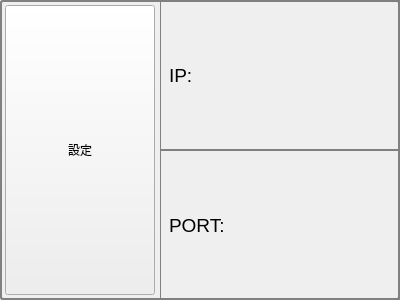
<?xml version="1.0" encoding="UTF-8"?>
<ui version="4.0">
 <class>ItemSetting</class>
 <widget class="QWidget" name="ItemSetting">
  <property name="geometry">
   <rect>
    <x>0</x>
    <y>0</y>
    <width>400</width>
    <height>300</height>
   </rect>
  </property>
  <property name="windowTitle">
   <string>Form</string>
  </property>
  <layout class="QGridLayout" name="gridLayout">
   <property name="leftMargin">
    <number>0</number>
   </property>
   <property name="topMargin">
    <number>0</number>
   </property>
   <property name="rightMargin">
    <number>0</number>
   </property>
   <property name="bottomMargin">
    <number>0</number>
   </property>
   <item row="0" column="0">
    <widget class="QWidget" name="w0" native="true">
     <property name="minimumSize">
      <size>
       <width>121</width>
       <height>40</height>
      </size>
     </property>
     <property name="maximumSize">
      <size>
       <width>16777215</width>
       <height>400</height>
      </size>
     </property>
     <property name="styleSheet">
      <string notr="true">QWidget#w0{ border: 2px solid gray;
    border-radius: 3px;
    padding: 1px 18px 1px 3px;
    min-width: 6em;}</string>
     </property>
     <layout class="QGridLayout" name="gridLayout_4">
      <property name="leftMargin">
       <number>0</number>
      </property>
      <property name="topMargin">
       <number>0</number>
      </property>
      <property name="rightMargin">
       <number>0</number>
      </property>
      <property name="bottomMargin">
       <number>0</number>
      </property>
      <property name="spacing">
       <number>0</number>
      </property>
      <item row="1" column="1">
       <widget class="QWidget" name="w0_2" native="true">
        <property name="styleSheet">
         <string notr="true">QWidget#w0_2{border: 1px solid gray;
    padding: 1px 18px 1px 3px;
    min-width: 6em;}</string>
        </property>
        <layout class="QGridLayout" name="gridLayout_8">
         <item row="0" column="0">
          <widget class="QLabel" name="lbTitle1">
           <property name="minimumSize">
            <size>
             <width>100</width>
             <height>0</height>
            </size>
           </property>
           <property name="maximumSize">
            <size>
             <width>100</width>
             <height>16777215</height>
            </size>
           </property>
           <property name="font">
            <font>
             <pointsize>14</pointsize>
            </font>
           </property>
           <property name="text">
            <string>PORT:</string>
           </property>
          </widget>
         </item>
         <item row="0" column="1">
          <widget class="QLabel" name="lb1">
           <property name="text">
            <string/>
           </property>
          </widget>
         </item>
        </layout>
       </widget>
      </item>
      <item row="0" column="0" rowspan="2">
       <widget class="QWidget" name="w0_0" native="true">
        <property name="minimumSize">
         <size>
          <width>0</width>
          <height>0</height>
         </size>
        </property>
        <property name="maximumSize">
         <size>
          <width>160</width>
          <height>16777215</height>
         </size>
        </property>
        <layout class="QGridLayout" name="gridLayout_6">
         <property name="leftMargin">
          <number>5</number>
         </property>
         <property name="topMargin">
          <number>5</number>
         </property>
         <property name="rightMargin">
          <number>5</number>
         </property>
         <property name="bottomMargin">
          <number>5</number>
         </property>
         <item row="0" column="0">
          <widget class="QPushButton" name="btn0">
           <property name="sizePolicy">
            <sizepolicy hsizetype="Minimum" vsizetype="Minimum">
             <horstretch>0</horstretch>
             <verstretch>0</verstretch>
            </sizepolicy>
           </property>
           <property name="minimumSize">
            <size>
             <width>140</width>
             <height>0</height>
            </size>
           </property>
           <property name="maximumSize">
            <size>
             <width>300</width>
             <height>16777215</height>
            </size>
           </property>
           <property name="styleSheet">
            <string notr="true"/>
           </property>
           <property name="text">
            <string>設定</string>
           </property>
           <property name="checkable">
            <bool>true</bool>
           </property>
          </widget>
         </item>
        </layout>
       </widget>
      </item>
      <item row="0" column="1">
       <widget class="QWidget" name="w0_1" native="true">
        <property name="styleSheet">
         <string notr="true">QWidget#w0_1{    border: 1px solid gray;
    padding: 1px 18px 1px 3px;
    min-width: 6em;}</string>
        </property>
        <layout class="QGridLayout" name="gridLayout_7">
         <item row="0" column="0">
          <widget class="QLabel" name="lbTitle0">
           <property name="minimumSize">
            <size>
             <width>100</width>
             <height>0</height>
            </size>
           </property>
           <property name="maximumSize">
            <size>
             <width>100</width>
             <height>16777215</height>
            </size>
           </property>
           <property name="font">
            <font>
             <pointsize>14</pointsize>
            </font>
           </property>
           <property name="text">
            <string>IP:</string>
           </property>
          </widget>
         </item>
         <item row="0" column="1">
          <widget class="QLabel" name="lb0">
           <property name="text">
            <string/>
           </property>
          </widget>
         </item>
        </layout>
       </widget>
      </item>
     </layout>
    </widget>
   </item>
  </layout>
 </widget>
 <resources/>
 <connections/>
</ui>
